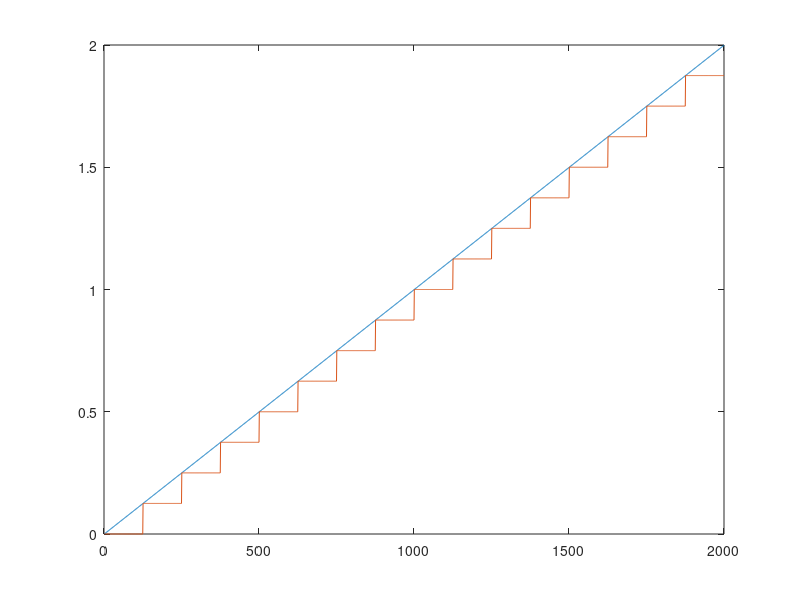

This chart was generated by the following MATLAB code:

no_bits = 4;
no_levels = 2^(no_bits-1);
ramp = 0:0.001:1.999;

plot(ramp)
hold on
plot(floor(no_levels*ramp)/no_levels)

